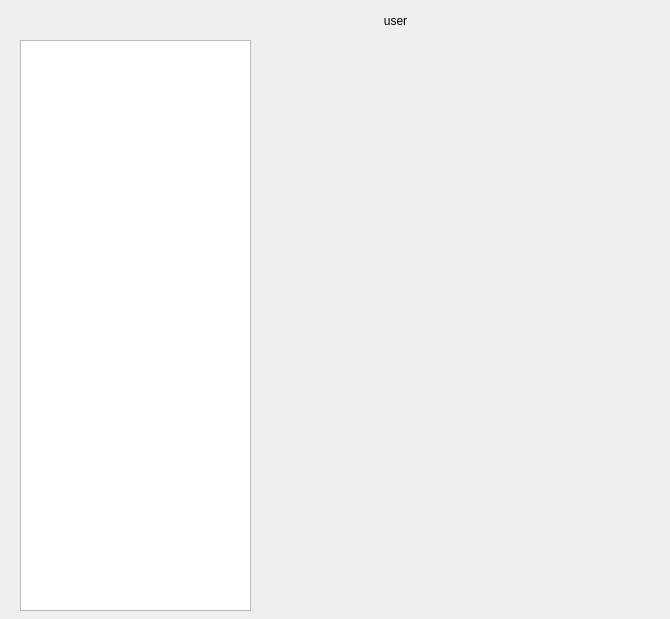
<?xml version="1.0" encoding="UTF-8"?>
<ui version="4.0">
 <class>Form</class>
 <widget class="QWidget" name="Form">
  <property name="geometry">
   <rect>
    <x>0</x>
    <y>0</y>
    <width>670</width>
    <height>619</height>
   </rect>
  </property>
  <property name="windowTitle">
   <string>Form</string>
  </property>
  <widget class="QLabel" name="user">
   <property name="geometry">
    <rect>
     <x>360</x>
     <y>10</y>
     <width>71</width>
     <height>21</height>
    </rect>
   </property>
   <property name="text">
    <string>user</string>
   </property>
   <property name="textFormat">
    <enum>Qt::TextFormat::AutoText</enum>
   </property>
   <property name="scaledContents">
    <bool>true</bool>
   </property>
   <property name="alignment">
    <set>Qt::AlignmentFlag::AlignCenter</set>
   </property>
  </widget>
  <widget class="QTreeView" name="assets">
   <property name="geometry">
    <rect>
     <x>20</x>
     <y>40</y>
     <width>231</width>
     <height>571</height>
    </rect>
   </property>
   <property name="styleSheet">
    <string notr="true">QTreeView::item:selected {
    background: #0078d7;
    color: white;
}
QTreeView::item:selected:active {
    background: #005a9e;
}
QTreeView::item:hover {
    background: #e5f1fb;
}</string>
   </property>
  </widget>
 </widget>
 <resources/>
 <connections/>
</ui>
